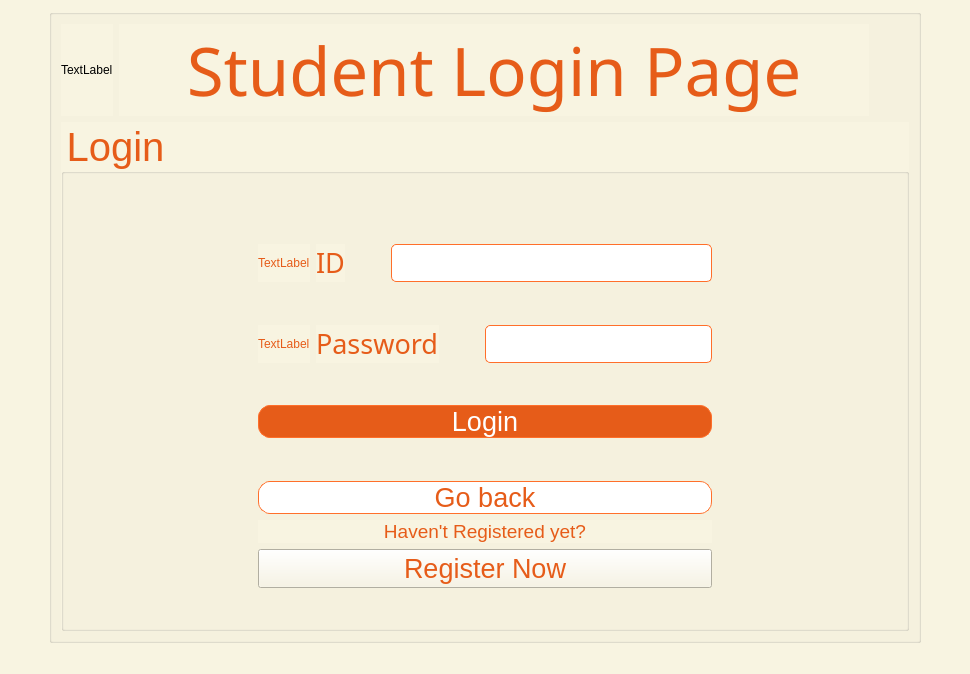
<?xml version="1.0" encoding="UTF-8"?>
<ui version="4.0">
 <class>ExamSphere</class>
 <widget class="QMainWindow" name="ExamSphere">
  <property name="geometry">
   <rect>
    <x>0</x>
    <y>0</y>
    <width>970</width>
    <height>674</height>
   </rect>
  </property>
  <property name="windowTitle">
   <string>ExamSphere</string>
  </property>
  <property name="styleSheet">
   <string notr="true">background-color: rgb(248, 244, 225);

</string>
  </property>
  <widget class="QWidget" name="centralwidget">
   <layout class="QGridLayout" name="gridLayout">
    <item row="0" column="3">
     <spacer name="horizontalSpacer_6">
      <property name="orientation">
       <enum>Qt::Horizontal</enum>
      </property>
      <property name="sizeType">
       <enum>QSizePolicy::Minimum</enum>
      </property>
      <property name="sizeHint" stdset="0">
       <size>
        <width>40</width>
        <height>20</height>
       </size>
      </property>
     </spacer>
    </item>
    <item row="0" column="1">
     <widget class="QGroupBox" name="groupBox">
      <property name="styleSheet">
       <string notr="true">background-color: rgb(248, 244, 225);</string>
      </property>
      <property name="title">
       <string/>
      </property>
      <layout class="QVBoxLayout" name="verticalLayout_2">
       <item>
        <layout class="QHBoxLayout" name="horizontalLayout_3">
         <item>
          <widget class="QLabel" name="logo3">
           <property name="text">
            <string>TextLabel</string>
           </property>
          </widget>
         </item>
         <item>
          <widget class="QLabel" name="label">
           <property name="sizePolicy">
            <sizepolicy hsizetype="Expanding" vsizetype="Preferred">
             <horstretch>0</horstretch>
             <verstretch>0</verstretch>
            </sizepolicy>
           </property>
           <property name="font">
            <font>
             <family>Ubuntu Medium</family>
             <pointsize>50</pointsize>
            </font>
           </property>
           <property name="text">
            <string>&lt;font color = #E65C19&gt;Student Login Page</string>
           </property>
           <property name="alignment">
            <set>Qt::AlignCenter</set>
           </property>
          </widget>
         </item>
         <item>
          <spacer name="horizontalSpacer_7">
           <property name="orientation">
            <enum>Qt::Horizontal</enum>
           </property>
           <property name="sizeType">
            <enum>QSizePolicy::Preferred</enum>
           </property>
           <property name="sizeHint" stdset="0">
            <size>
             <width>40</width>
             <height>20</height>
            </size>
           </property>
          </spacer>
         </item>
        </layout>
       </item>
       <item>
        <widget class="QGroupBox" name="Login">
         <property name="font">
          <font>
           <family>Ubuntu</family>
           <pointsize>30</pointsize>
          </font>
         </property>
         <property name="styleSheet">
          <string notr="true">color:#E65C19;</string>
         </property>
         <property name="title">
          <string>Login</string>
         </property>
         <layout class="QGridLayout" name="gridLayout_3">
          <item row="2" column="1">
           <layout class="QVBoxLayout" name="verticalLayout_3">
            <item>
             <layout class="QVBoxLayout" name="verticalLayout">
              <item>
               <layout class="QHBoxLayout" name="horizontalLayout">
                <item>
                 <widget class="QLabel" name="idimg">
                  <property name="text">
                   <string>TextLabel</string>
                  </property>
                 </widget>
                </item>
                <item>
                 <widget class="QLabel" name="id">
                  <property name="font">
                   <font>
                    <family>Ubuntu Light</family>
                    <pointsize>20</pointsize>
                   </font>
                  </property>
                  <property name="text">
                   <string>&lt;font color = #E65C19&gt;ID</string>
                  </property>
                 </widget>
                </item>
                <item>
                 <spacer name="horizontalSpacer_3">
                  <property name="orientation">
                   <enum>Qt::Horizontal</enum>
                  </property>
                  <property name="sizeType">
                   <enum>QSizePolicy::Preferred</enum>
                  </property>
                  <property name="sizeHint" stdset="0">
                   <size>
                    <width>40</width>
                    <height>20</height>
                   </size>
                  </property>
                 </spacer>
                </item>
                <item>
                 <widget class="QLineEdit" name="idLine">
                  <property name="font">
                   <font>
                    <family>Ubuntu Light</family>
                    <pointsize>18</pointsize>
                   </font>
                  </property>
                  <property name="styleSheet">
                   <string notr="true">background-color: rgb(255, 255, 255);
border: 1px solid;
border-color: rgb(255, 111, 42);
border-radius:5px;</string>
                  </property>
                 </widget>
                </item>
               </layout>
              </item>
              <item>
               <spacer name="verticalSpacer_3">
                <property name="orientation">
                 <enum>Qt::Vertical</enum>
                </property>
                <property name="sizeType">
                 <enum>QSizePolicy::Preferred</enum>
                </property>
                <property name="sizeHint" stdset="0">
                 <size>
                  <width>20</width>
                  <height>40</height>
                 </size>
                </property>
               </spacer>
              </item>
              <item>
               <layout class="QHBoxLayout" name="horizontalLayout_2">
                <item>
                 <widget class="QLabel" name="psdimg">
                  <property name="text">
                   <string>TextLabel</string>
                  </property>
                 </widget>
                </item>
                <item>
                 <widget class="QLabel" name="password">
                  <property name="font">
                   <font>
                    <family>Ubuntu Light</family>
                    <pointsize>20</pointsize>
                   </font>
                  </property>
                  <property name="text">
                   <string>&lt;font color = #E65C19&gt;Password</string>
                  </property>
                 </widget>
                </item>
                <item>
                 <spacer name="horizontalSpacer_4">
                  <property name="orientation">
                   <enum>Qt::Horizontal</enum>
                  </property>
                  <property name="sizeType">
                   <enum>QSizePolicy::Preferred</enum>
                  </property>
                  <property name="sizeHint" stdset="0">
                   <size>
                    <width>40</width>
                    <height>20</height>
                   </size>
                  </property>
                 </spacer>
                </item>
                <item>
                 <widget class="QLineEdit" name="passwordLine">
                  <property name="font">
                   <font>
                    <family>Ubuntu Light</family>
                    <pointsize>18</pointsize>
                   </font>
                  </property>
                  <property name="styleSheet">
                   <string notr="true">background-color: rgb(255, 255, 255);
border: 1px solid;
border-color: rgb(255, 111, 42);
border-radius:5px;</string>
                  </property>
                  <property name="echoMode">
                   <enum>QLineEdit::Password</enum>
                  </property>
                 </widget>
                </item>
               </layout>
              </item>
             </layout>
            </item>
            <item>
             <spacer name="verticalSpacer_4">
              <property name="orientation">
               <enum>Qt::Vertical</enum>
              </property>
              <property name="sizeType">
               <enum>QSizePolicy::Preferred</enum>
              </property>
              <property name="sizeHint" stdset="0">
               <size>
                <width>20</width>
                <height>40</height>
               </size>
              </property>
             </spacer>
            </item>
            <item>
             <widget class="QPushButton" name="pushButton">
              <property name="font">
               <font>
                <family>Ubuntu</family>
                <pointsize>20</pointsize>
               </font>
              </property>
              <property name="cursor">
               <cursorShape>PointingHandCursor</cursorShape>
              </property>
              <property name="styleSheet">
               <string notr="true">background-color: rgb(230, 92, 25);
color: rgb(255, 255, 255);
border-radius: 12px; 
border: 1px solid;
border-color: rgb(255, 111, 42);</string>
              </property>
              <property name="text">
               <string>Login</string>
              </property>
             </widget>
            </item>
            <item>
             <spacer name="verticalSpacer_6">
              <property name="orientation">
               <enum>Qt::Vertical</enum>
              </property>
              <property name="sizeType">
               <enum>QSizePolicy::Preferred</enum>
              </property>
              <property name="sizeHint" stdset="0">
               <size>
                <width>20</width>
                <height>40</height>
               </size>
              </property>
             </spacer>
            </item>
            <item>
             <widget class="QPushButton" name="pushButton_2">
              <property name="font">
               <font>
                <family>Ubuntu</family>
                <pointsize>20</pointsize>
               </font>
              </property>
              <property name="cursor">
               <cursorShape>PointingHandCursor</cursorShape>
              </property>
              <property name="styleSheet">
               <string notr="true">
background-color: rgb(255, 255, 255);
border-radius: 12px; 
border: 1px solid;
border-color: rgb(255, 111, 42);</string>
              </property>
              <property name="text">
               <string>Go back</string>
              </property>
             </widget>
            </item>
            <item>
             <widget class="QLabel" name="label_2">
              <property name="font">
               <font>
                <pointsize>14</pointsize>
               </font>
              </property>
              <property name="text">
               <string>Haven't Registered yet?</string>
              </property>
              <property name="alignment">
               <set>Qt::AlignCenter</set>
              </property>
             </widget>
            </item>
            <item>
             <widget class="QPushButton" name="pushButton_3">
              <property name="font">
               <font>
                <family>Ubuntu</family>
                <pointsize>20</pointsize>
               </font>
              </property>
              <property name="text">
               <string>Register Now</string>
              </property>
             </widget>
            </item>
           </layout>
          </item>
          <item row="0" column="1">
           <spacer name="verticalSpacer_5">
            <property name="orientation">
             <enum>Qt::Vertical</enum>
            </property>
            <property name="sizeHint" stdset="0">
             <size>
              <width>20</width>
              <height>40</height>
             </size>
            </property>
           </spacer>
          </item>
          <item row="1" column="1">
           <spacer name="verticalSpacer_2">
            <property name="orientation">
             <enum>Qt::Vertical</enum>
            </property>
            <property name="sizeType">
             <enum>QSizePolicy::Maximum</enum>
            </property>
            <property name="sizeHint" stdset="0">
             <size>
              <width>20</width>
              <height>40</height>
             </size>
            </property>
           </spacer>
          </item>
          <item row="3" column="1">
           <spacer name="verticalSpacer">
            <property name="orientation">
             <enum>Qt::Vertical</enum>
            </property>
            <property name="sizeHint" stdset="0">
             <size>
              <width>20</width>
              <height>40</height>
             </size>
            </property>
           </spacer>
          </item>
          <item row="2" column="0">
           <spacer name="horizontalSpacer">
            <property name="orientation">
             <enum>Qt::Horizontal</enum>
            </property>
            <property name="sizeHint" stdset="0">
             <size>
              <width>40</width>
              <height>20</height>
             </size>
            </property>
           </spacer>
          </item>
          <item row="2" column="2">
           <spacer name="horizontalSpacer_2">
            <property name="orientation">
             <enum>Qt::Horizontal</enum>
            </property>
            <property name="sizeHint" stdset="0">
             <size>
              <width>40</width>
              <height>20</height>
             </size>
            </property>
           </spacer>
          </item>
         </layout>
        </widget>
       </item>
      </layout>
     </widget>
    </item>
    <item row="0" column="0">
     <spacer name="horizontalSpacer_5">
      <property name="orientation">
       <enum>Qt::Horizontal</enum>
      </property>
      <property name="sizeType">
       <enum>QSizePolicy::Minimum</enum>
      </property>
      <property name="sizeHint" stdset="0">
       <size>
        <width>40</width>
        <height>20</height>
       </size>
      </property>
     </spacer>
    </item>
   </layout>
  </widget>
  <widget class="QMenuBar" name="menubar">
   <property name="geometry">
    <rect>
     <x>0</x>
     <y>0</y>
     <width>970</width>
     <height>26</height>
    </rect>
   </property>
  </widget>
  <widget class="QStatusBar" name="statusbar"/>
 </widget>
 <resources/>
 <connections/>
</ui>
